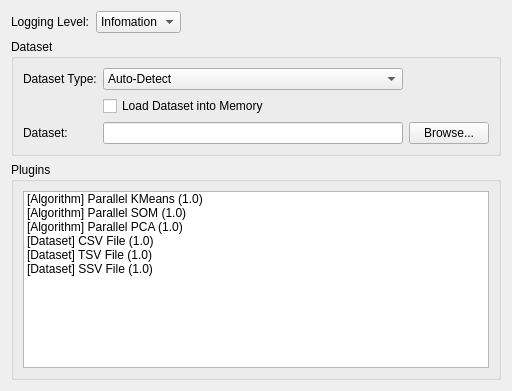
<?xml version="1.0" encoding="UTF-8"?>
<ui version="4.0">
 <author>Morteza Ansarinia</author>
 <class>StartPageWidget</class>
 <widget class="QWidget" name="StartPageWidget">
  <property name="geometry">
   <rect>
    <x>0</x>
    <y>0</y>
    <width>512</width>
    <height>391</height>
   </rect>
  </property>
  <property name="minimumSize">
   <size>
    <width>450</width>
    <height>300</height>
   </size>
  </property>
  <property name="windowTitle">
   <string>Form</string>
  </property>
  <layout class="QFormLayout" name="formLayout">
   <property name="fieldGrowthPolicy">
    <enum>QFormLayout::FieldsStayAtSizeHint</enum>
   </property>
   <property name="formAlignment">
    <set>Qt::AlignLeading|Qt::AlignLeft|Qt::AlignTop</set>
   </property>
   <item row="0" column="0">
    <widget class="QLabel" name="vecbosityLbl">
     <property name="text">
      <string>Logging Level:</string>
     </property>
    </widget>
   </item>
   <item row="0" column="1">
    <widget class="QComboBox" name="comboBox">
     <item>
      <property name="text">
       <string>Infomation</string>
      </property>
      <property name="icon">
       <iconset resource="../KD2.qrc">
        <normaloff>:/resources/green-dot.png</normaloff>:/resources/green-dot.png</iconset>
      </property>
     </item>
     <item>
      <property name="text">
       <string>Error</string>
      </property>
      <property name="icon">
       <iconset resource="../KD2.qrc">
        <normaloff>:/resources/red-dot.png</normaloff>:/resources/red-dot.png</iconset>
      </property>
     </item>
     <item>
      <property name="text">
       <string>Debug</string>
      </property>
      <property name="icon">
       <iconset resource="../KD2.qrc">
        <normaloff>:/resources/yellow-dot.png</normaloff>:/resources/yellow-dot.png</iconset>
      </property>
     </item>
    </widget>
   </item>
   <item row="2" column="0" colspan="2">
    <widget class="QGroupBox" name="groupBox">
     <property name="title">
      <string>Dataset</string>
     </property>
     <layout class="QGridLayout" name="gridLayout">
      <item row="0" column="0">
       <widget class="QLabel" name="label_2">
        <property name="text">
         <string>Dataset Type:</string>
        </property>
       </widget>
      </item>
      <item row="3" column="0">
       <widget class="QLabel" name="label_3">
        <property name="text">
         <string>Dataset:</string>
        </property>
       </widget>
      </item>
      <item row="0" column="1">
       <widget class="QComboBox" name="datasetTypeComboBox">
        <item>
         <property name="text">
          <string>Auto-Detect</string>
         </property>
        </item>
        <item>
         <property name="text">
          <string>Comma Seperated File (CSV)</string>
         </property>
        </item>
        <item>
         <property name="text">
          <string>Tab Seperated File (TSV)</string>
         </property>
        </item>
        <item>
         <property name="text">
          <string>Space Seperated File</string>
         </property>
        </item>
       </widget>
      </item>
      <item row="3" column="1">
       <widget class="QLineEdit" name="lineEdit">
        <property name="text">
         <string/>
        </property>
        <property name="readOnly">
         <bool>true</bool>
        </property>
       </widget>
      </item>
      <item row="3" column="2">
       <widget class="QPushButton" name="browseForDatasetBtn">
        <property name="text">
         <string>Browse...</string>
        </property>
       </widget>
      </item>
      <item row="2" column="1">
       <widget class="QCheckBox" name="checkBox">
        <property name="text">
         <string>Load Dataset into Memory</string>
        </property>
       </widget>
      </item>
     </layout>
    </widget>
   </item>
   <item row="3" column="0" colspan="2">
    <widget class="QGroupBox" name="groupBox_2">
     <property name="title">
      <string>Plugins</string>
     </property>
     <layout class="QVBoxLayout" name="verticalLayout">
      <item>
       <widget class="QListWidget" name="pluginsListwidget">
        <item>
         <property name="text">
          <string>[Algorithm] Parallel KMeans (1.0)</string>
         </property>
         <property name="icon">
          <iconset resource="../KD2.qrc">
           <normaloff>:/resources/kmeans_page.png</normaloff>:/resources/kmeans_page.png</iconset>
         </property>
        </item>
        <item>
         <property name="text">
          <string>[Algorithm] Parallel SOM (1.0)</string>
         </property>
         <property name="icon">
          <iconset resource="../KD2.qrc">
           <normaloff>:/resources/som_page.png</normaloff>:/resources/som_page.png</iconset>
         </property>
        </item>
        <item>
         <property name="text">
          <string>[Algorithm] Parallel PCA (1.0)</string>
         </property>
         <property name="icon">
          <iconset resource="../KD2.qrc">
           <normaloff>:/resources/pca_page.png</normaloff>:/resources/pca_page.png</iconset>
         </property>
        </item>
        <item>
         <property name="text">
          <string>[Dataset] CSV File (1.0)</string>
         </property>
         <property name="icon">
          <iconset resource="../KD2.qrc">
           <normaloff>:/resources/csv_dataset.png</normaloff>:/resources/csv_dataset.png</iconset>
         </property>
        </item>
        <item>
         <property name="text">
          <string>[Dataset] TSV File (1.0)</string>
         </property>
         <property name="icon">
          <iconset resource="../KD2.qrc">
           <normaloff>:/resources/csv_dataset.png</normaloff>:/resources/csv_dataset.png</iconset>
         </property>
        </item>
        <item>
         <property name="text">
          <string>[Dataset] SSV File (1.0)</string>
         </property>
         <property name="icon">
          <iconset resource="../KD2.qrc">
           <normaloff>:/resources/csv_dataset.png</normaloff>:/resources/csv_dataset.png</iconset>
         </property>
        </item>
       </widget>
      </item>
     </layout>
    </widget>
   </item>
  </layout>
 </widget>
 <resources>
  <include location="../KD2.qrc"/>
 </resources>
 <connections/>
</ui>
